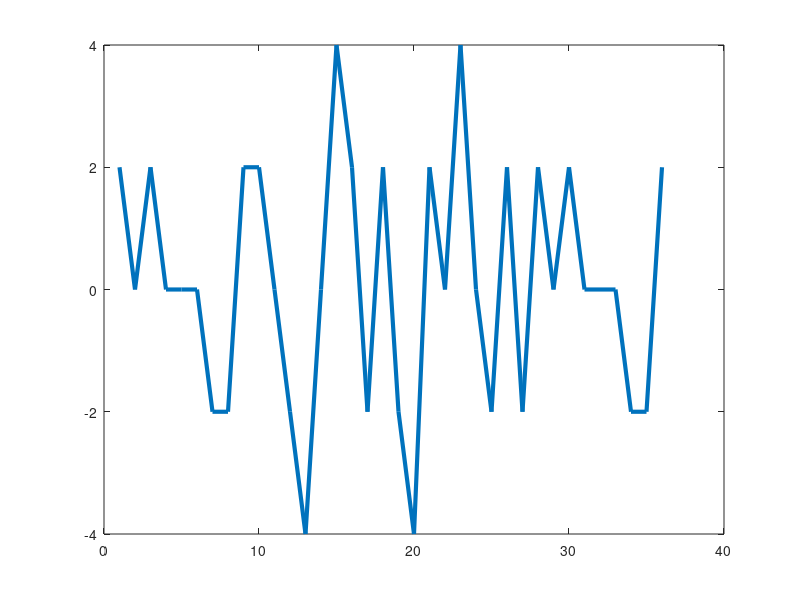
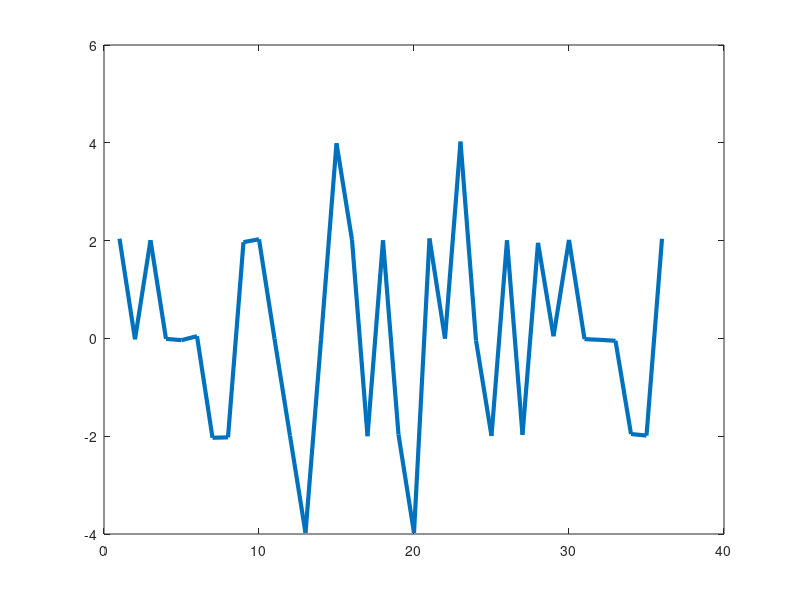
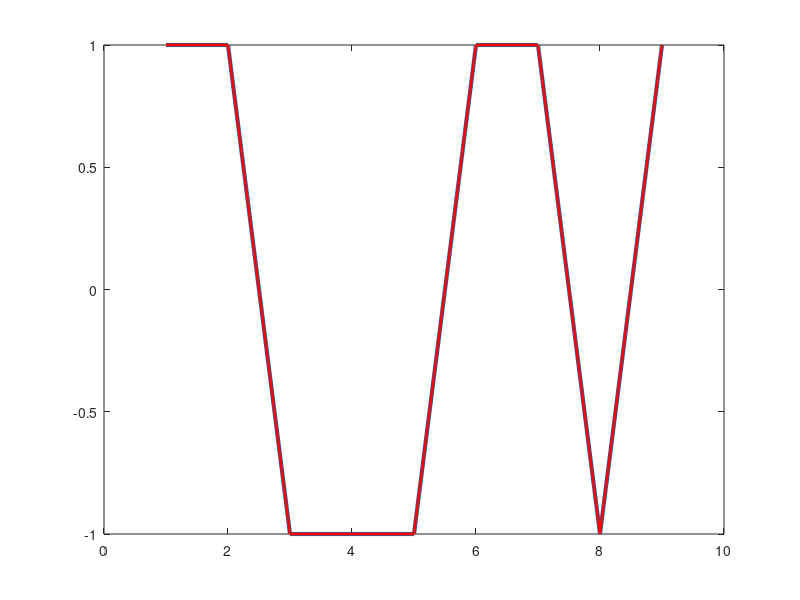

MATLAB code to generate these figures, in order:
%Simulacion CDMA, Info N, TX
T = [  1 -1  1 -1  1  1 -1 -1  1; 
      -1 -1  1  1  1 -1 -1  1 -1;
       1  1 -1 -1 -1  1  1 -1  1;
       1  1  1  1 -1 -1 -1 -1  1];

%Codigos únicos para cada Tx (Conjunto de Walsh-Hadamard)
H = [ 1   1  1  1 ;
      1  -1  1 -1 ;
      1   1 -1 -1 ;
      1  -1 -1  1 ];

HH=hadamard(4);

nb = length(H);       %numero de bits
Y = size(T);          %Tamaño matriz Tx
N = Y(1);             % Flujo Tx/bit
nf = Y(2);            % numero de bits/flujo

% bits codificados en los Tx M(nb) I(nf)
G = zeros(nf,nb);
for n = 1:N
    Z = zeros(nf,nb);
    for i = 1:nf
        for m = 1:nb
            Z(i,m) = [T(n,i)*H(n,m)];        
        end
    end
    G = G + Z;
end

%Valores a transmitir
Tx=reshape(G,1,N*nf);
figure, plot(Tx,'LineWidth',3)

% Señal CDMA a traves canal AWGN
ch=awgn(Tx,30);
figure, plot(ch,'LineWidth',3)

%Conversion Serie/paralelo
chx=(reshape(ch,nf,N));

% Decodificacion en los Rx
Rx=[];          % vector de bits reconstruidos bits
for n=1:N
    TOT=zeros(1,nf);
    R=zeros(nf,nb);
    for i = 1:nf
        for m = 1:nb
            R(i,m) = chx(i,m) * H(n,m);
            TOT(i) = TOT(i) + R(i,m);
         end
    end
    Rx = [Rx;TOT/nb];
end

figure, plot(T(3,:),'LineWidth',3)
hold on
plot(round(Rx(3,:)),'r','LineWidth',2)